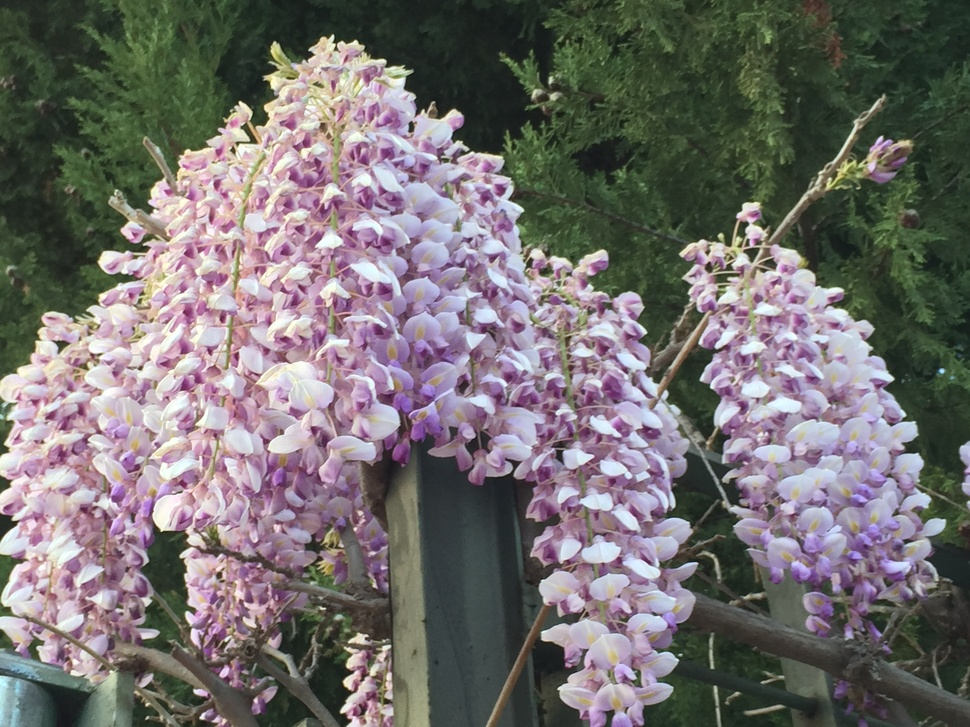
#> input picture image_postprocess/donors/iphone_hdr_YES.jpg, 970 x 727 px, shrunk from 3264 x 2448 before the run
$ python -i blend.py   (imports and definitions only)
#> lines starting #> are read from the running program, lines starting #| are printed output that depends on the picture; after the words box and inside, x2 and y2 are one past the last pixel; in counts of white or black regions, pixels touching at a corner belong together
import cv2
import numpy as np
from scipy.cluster.vq import kmeans2
from scipy.ndimage import distance_transform_edt, label
import os
from concurrent.futures import ThreadPoolExecutor, as_completed

# Main blending pipeline

def blend_colors(image: np.ndarray, tolerance: float = 10.0, min_region_size: int = 50,
                          max_kmeans_samples: int = 100000, n_jobs: int | None = None) -> np.ndarray:
    """
    Blend large color regions after edge-preserving smoothing in LAB space.
    n_jobs: number of worker threads (None -> os.cpu_count()).
    """
#> called with tolerance = 10, min_region_size = 50, max_kmeans_samples = 100000
    if not isinstance(image, np.ndarray) or image.dtype != np.uint8 or image.ndim != 3:
        raise ValueError("Input must be a 3D NumPy array with uint8 dtype (H, W, C)")

    height, width, channels = image.shape
#> height = 727; width = 970; channels = 3
    assert channels == 3

    smoothed_image = cv2.bilateralFilter(image, 9, 75, 75)
    lab_image = cv2.cvtColor(smoothed_image, cv2.COLOR_RGB2LAB)
#> lab_image: shape (727, 970, 3); mean of channels 0, 1, 2 117.7, 129.3, 129.6

    pixels = lab_image.reshape(-1, 3).astype(np.float32)
    n_pixels = pixels.shape[0]
#> n_pixels = 705190

    num_clusters = max(1, int(256 / tolerance))

    # Subsample for kmeans
    rng = np.random.default_rng(seed=12345)
    if n_pixels > max_kmeans_samples:
        sample_idx = rng.choice(n_pixels, size=max_kmeans_samples, replace=False)
    else:
        sample_idx = np.arange(n_pixels)
    sample_data = pixels[sample_idx]

    centroids, _ = kmeans2(sample_data, num_clusters, minit='points')
#> centroids = 25 rows, first 8: [225.5, 129.3, 126], [170.3, 141.7, 120.4], [76.59, 116.4, 141.2], [157.9, 143.1, 118.1], [145.3, 140.4, 124.9], [198.4, 136.2, 125.2], [112.4, 149.1, 115.9], [213, 132.5, 125.1]
    cluster_colors = cv2.cvtColor(
        np.clip(centroids, 0, 255).astype(np.uint8)[np.newaxis, :, :],
        cv2.COLOR_LAB2RGB,
    )[0]
#> cluster_colors = 25 rows, first 8: [221, 221, 227], [179, 155, 177], [58, 75, 50], [168, 140, 167], [154, 130, 144], [205, 187, 198], [129, 92, 126], [212, 205, 213]

    # Assign every pixel to nearest centroid in chunks (same as original)
    labels_all = np.empty(n_pixels, dtype=np.int32)
    chunk = 1_000_000
    for start in range(0, n_pixels, chunk):
        end = min(start + chunk, n_pixels)
        block = pixels[start:end]  # (M,3)
        a2 = np.sum(block * block, axis=1)[:, None]
        b2 = np.sum(centroids * centroids, axis=1)[None, :]
        ab = block.dot(centroids.T)
        d2 = a2 + b2 - 2 * ab
        labels_all[start:end] = np.argmin(d2, axis=1)

    label_map = labels_all.reshape(height, width)
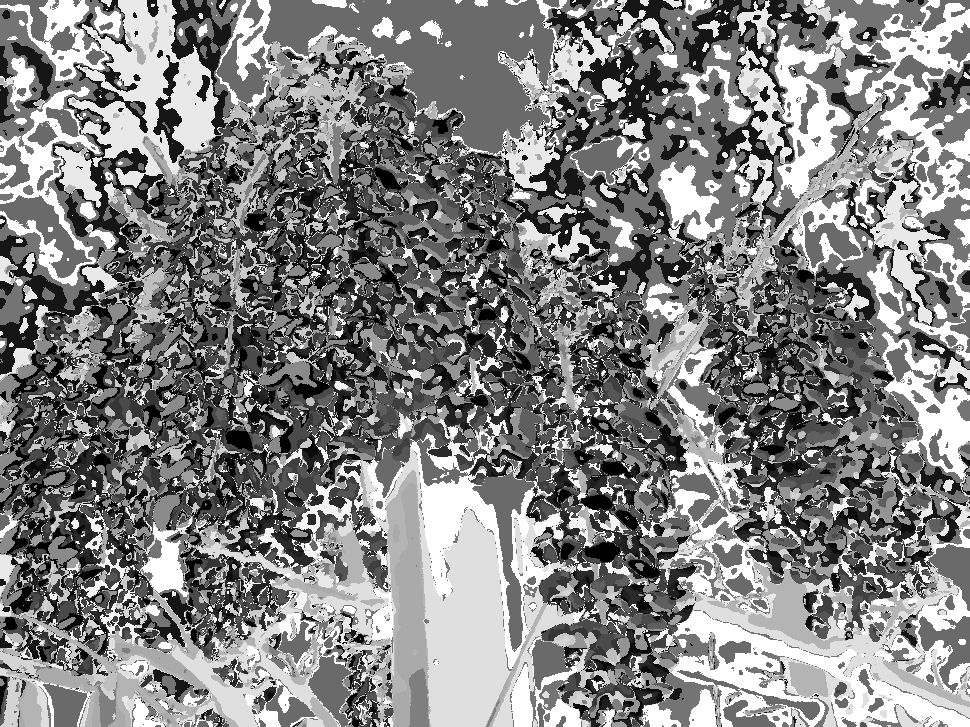
#> label_map: shape (727, 970) int32; min 0, max 24, mean 12.4; drawn with min black and max white
    output_image = image.copy()

    structure = np.ones((3, 3), dtype=np.int8)

    # Worker for a single cluster (runs in thread)
    def process_cluster(cluster_id: int):
#> called with cluster_id = 0
        cluster_mask = (label_map == cluster_id).astype(np.uint8)
#> cluster_mask: shape (727, 970); values 0 (black) and 1 (white), 3.5% white; 923 white regions (676 under 20 px), largest, box (x1, y1, x2, y2) and area: (10, 350, 64, 402) 579, (266, 363, 330, 400) 544, (583, 542, 620, 562) 483
        if cluster_mask.sum() == 0:
            return 0  # nothing done

        labeled_array, num_features = label(cluster_mask, structure=structure)
#> labeled_array: shape (727, 970) int32; 924 distinct labels, from 0 to 923
#> num_features = 923
        if num_features == 0:
            return 0

        counts = np.bincount(labeled_array.ravel())
#> counts = 924 values, max 680344 at index 0, min 1 at index 2, mean 763.2
        valid_ids = np.nonzero(counts >= min_region_size)[0]
#> valid_ids = 153 values from 0 to 922
        valid_ids = valid_ids[valid_ids != 0]
#> valid_ids = 152 values from 14 to 922
        if valid_ids.size == 0:
            return 0

        idx_list = valid_ids.tolist()
#> idx_list = 152 values from 14 to 922
        cluster_color = cluster_colors[cluster_id]
#> cluster_color = [221, 221, 227]
        for region_label in idx_list:
            mask = (labeled_array == int(region_label))
            output_image[mask] = cluster_color
#> this loop made 152 passes
#> region_label on passes 1 to 3: 14, 16, 24
#> pass 1, in process_cluster, `mask = (labeled_array == int(region_label))`:
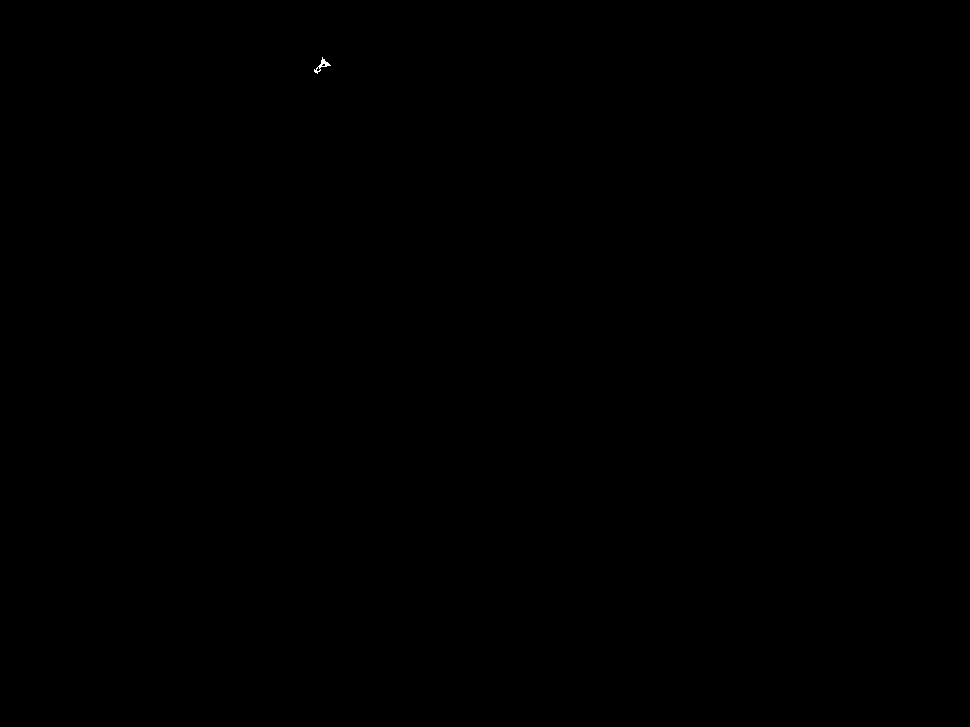
#> mask: shape (727, 970) bool; 0.01% white in thin lines or dots, all inside (x1, y1, x2, y2) = (314, 57, 331, 74)
#> after the loop: output_image: shape (727, 970, 3); mean R, G, B 115.1, 110.5, 110

        return 1  # done something

    # Run cluster processing in thread pool
    if n_jobs is None:
        n_jobs = os.cpu_count() or 1
    n_jobs = max(1, int(n_jobs))

    with ThreadPoolExecutor(max_workers=n_jobs) as ex:
        futures = [ex.submit(process_cluster, cid) for cid in range(num_clusters)]
#> in process_cluster (call 2), `cluster_mask = (label_map == cluster_id).astype(np.uint8)`: cluster_mask: shape (727, 970); values 0 (black) and 1 (white), 4.1% white in thin lines or dots
#> in process_cluster (call 2), `labeled_array, num_features = label(cluster_mask, structure=structure)`: labeled_array: shape (727, 970) int32; 2835 distinct labels, from 0 to 2834
#> the loop in process_cluster (call 2), `for region_label in idx_list:` made 147 passes
#> region_label on passes 2 to 13: 42, 46, 112, 131, 145, 154, 239, 251, 284, 298, 328, 349
#> after the loop in process_cluster (call 2), `for region_label in idx_list:`: output_image: shape (727, 970, 3); mean R, G, B 115.1, 110.5, 110
#> in process_cluster (call 3), `cluster_mask = (label_map == cluster_id).astype(np.uint8)`: cluster_mask: shape (727, 970); values 0 (black) and 1 (white), 6.7% white; 713 white regions (563 under 20 px), largest, box (x1, y1, x2, y2) and area: (578, 44, 694, 144) 3646, (0, 235, 105, 375) 3352, (55, 133, 164, 251) 2968
#> in process_cluster (call 3), `labeled_array, num_features = label(cluster_mask, structure=structure)`: labeled_array: shape (727, 970) int32; 714 distinct labels, from 0 to 713
#> after the loop in process_cluster (call 3), `for region_label in idx_list:`: output_image: shape (727, 970, 3); mean R, G, B 115, 110.5, 110
#> call 4 of process_cluster, with cluster_id = 3
#> in process_cluster (call 4), `cluster_mask = (label_map == cluster_id).astype(np.uint8)`: cluster_mask: shape (727, 970); values 0 (black) and 1 (white), 3.9% white; 3132 white regions (2826 under 20 px), largest, box (x1, y1, x2, y2) and area: (802, 525, 843, 567) 340, (851, 504, 901, 532) 329, (350, 284, 387, 316) 312
#> in process_cluster (call 4), `labeled_array, num_features = label(cluster_mask, structure=structure)`: labeled_array: shape (727, 970) int32; 3133 distinct labels, from 0 to 3132
#> in process_cluster (call 4), `labeled_array, num_features = label(cluster_mask, structure=structure)`: num_features = 3132
#> in process_cluster (call 4), `counts = np.bincount(labeled_array.ravel())`: counts = 3133 values, max 677844 at index 0, min 1 at index 1, mean 225.1
#> in process_cluster (call 4), `valid_ids = np.nonzero(counts >= min_region_size)[0]`: valid_ids = 138 values from 0 to 3094
#> in process_cluster (call 4), `valid_ids = valid_ids[valid_ids != 0]`: valid_ids = 137 values from 40 to 3094
#> in process_cluster (call 4), `cluster_color = cluster_colors[cluster_id]`: cluster_color = [168, 140, 167]
#> the loop in process_cluster (call 4), `for region_label in idx_list:` made 137 passes
#> region_label on passes 1 to 12: 40, 106, 140, 193, 231, 286, 316, 361, 363, 413, 417, 418
#> after the loop in process_cluster (call 4), `for region_label in idx_list:`:
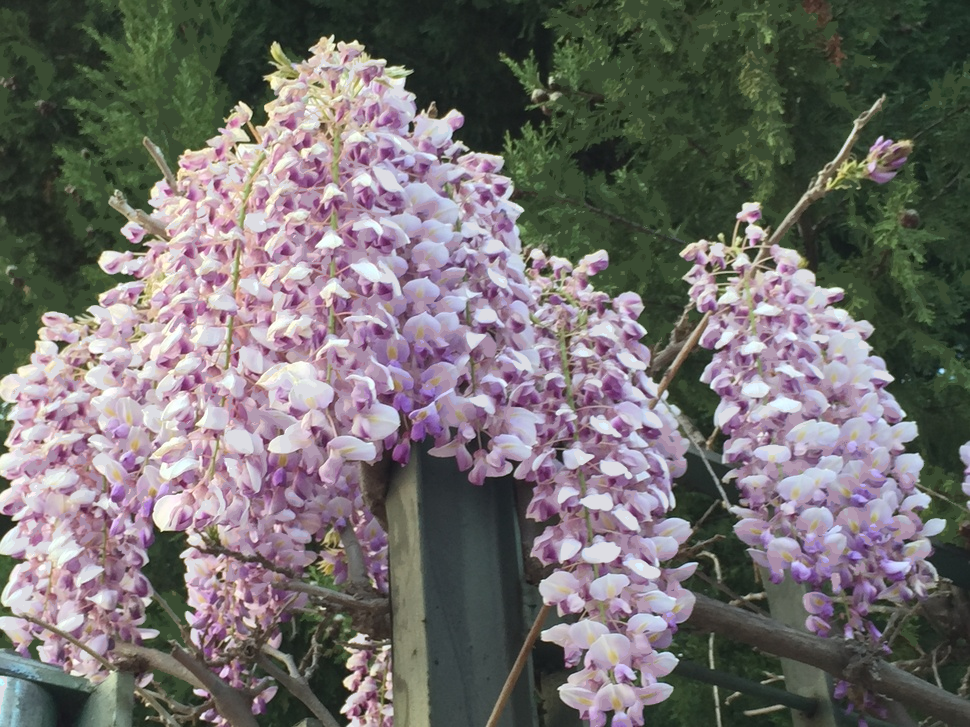
#> output_image: shape (727, 970, 3); mean R, G, B 115, 110.5, 109.9
#> in process_cluster (call 5), `cluster_mask = (label_map == cluster_id).astype(np.uint8)`: cluster_mask: shape (727, 970); values 0 (black) and 1 (white), 2.9% white; 2395 white regions (2132 under 20 px), largest, box (x1, y1, x2, y2) and area: (271, 530, 315, 567) 398, (75, 447, 97, 490) 333, (70, 517, 103, 547) 223
#> in process_cluster (call 5), `labeled_array, num_features = label(cluster_mask, structure=structure)`: labeled_array: shape (727, 970) int32; 2396 distinct labels, from 0 to 2395
#> after the loop in process_cluster (call 5), `for region_label in idx_list:`: output_image: shape (727, 970, 3); 1.28% of pixels changed, all inside (x1, y1, x2, y2) = (50, 166, 929, 708)
#> in process_cluster (call 6), `cluster_mask = (label_map == cluster_id).astype(np.uint8)`: cluster_mask: shape (727, 970); values 0 (black) and 1 (white), 3.2% white; 2122 white regions (1861 under 20 px), largest, box (x1, y1, x2, y2) and area: (107, 371, 143, 437) 416, (129, 390, 166, 424) 372, (24, 489, 70, 521) 350
#> in process_cluster (call 6), `labeled_array, num_features = label(cluster_mask, structure=structure)`:
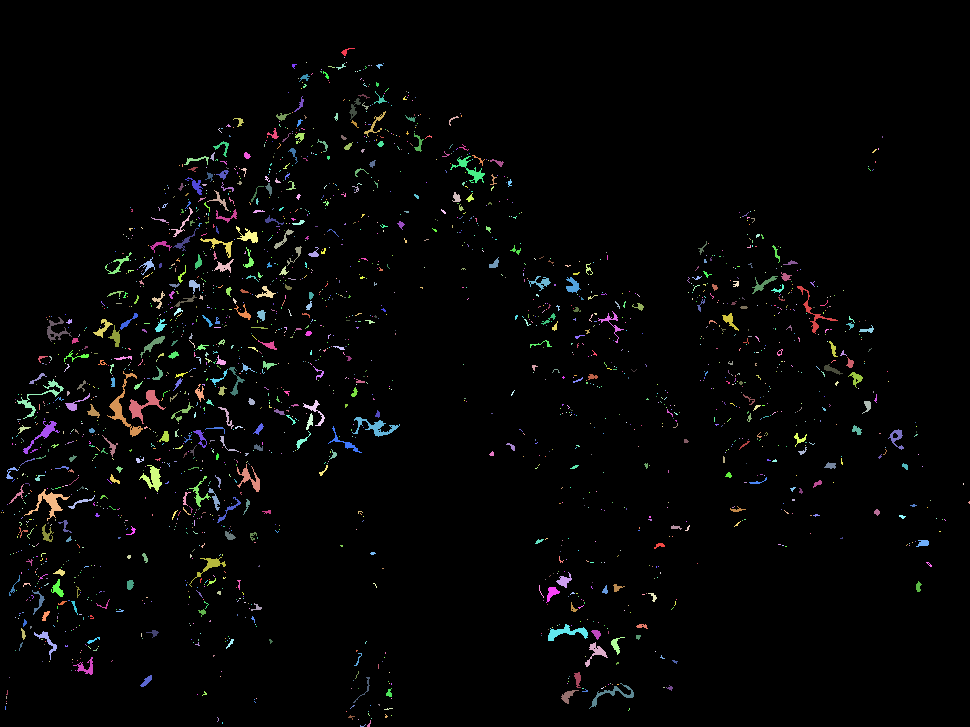
#> labeled_array: shape (727, 970) int32; 2123 distinct labels, from 0 to 2122; one colour per label, 0 black
#> in process_cluster (call 6), `labeled_array, num_features = label(cluster_mask, structure=structure)`: num_features = 2122
#> in process_cluster (call 6), `counts = np.bincount(labeled_array.ravel())`: counts = 2123 values, max 682938 at index 0, min 1 at index 2, mean 332.2
#> in process_cluster (call 6), `valid_ids = np.nonzero(counts >= min_region_size)[0]`: valid_ids = 107 values from 0 to 2095
#> in process_cluster (call 6), `valid_ids = valid_ids[valid_ids != 0]`: valid_ids = 106 values from 46 to 2095
#> in process_cluster (call 6), `cluster_color = cluster_colors[cluster_id]`: cluster_color = [205, 187, 198]
#> the loop in process_cluster (call 6), `for region_label in idx_list:` made 106 passes
#> region_label on passes 1 to 12: 46, 56, 58, 99, 101, 119, 156, 162, 193, 211, 249, 256
#> after the loop in process_cluster (call 6), `for region_label in idx_list:`: output_image: shape (727, 970, 3); mean R, G, B 115, 110.5, 110
#> in process_cluster (call 7), `cluster_mask = (label_map == cluster_id).astype(np.uint8)`: cluster_mask: shape (727, 970); values 0 (black) and 1 (white), 3.3% white; 1291 white regions (987 under 20 px), largest, box (x1, y1, x2, y2) and area: (283, 457, 319, 500) 515, (387, 378, 426, 412) 445, (397, 341, 425, 372) 340
#> in process_cluster (call 7), `labeled_array, num_features = label(cluster_mask, structure=structure)`:
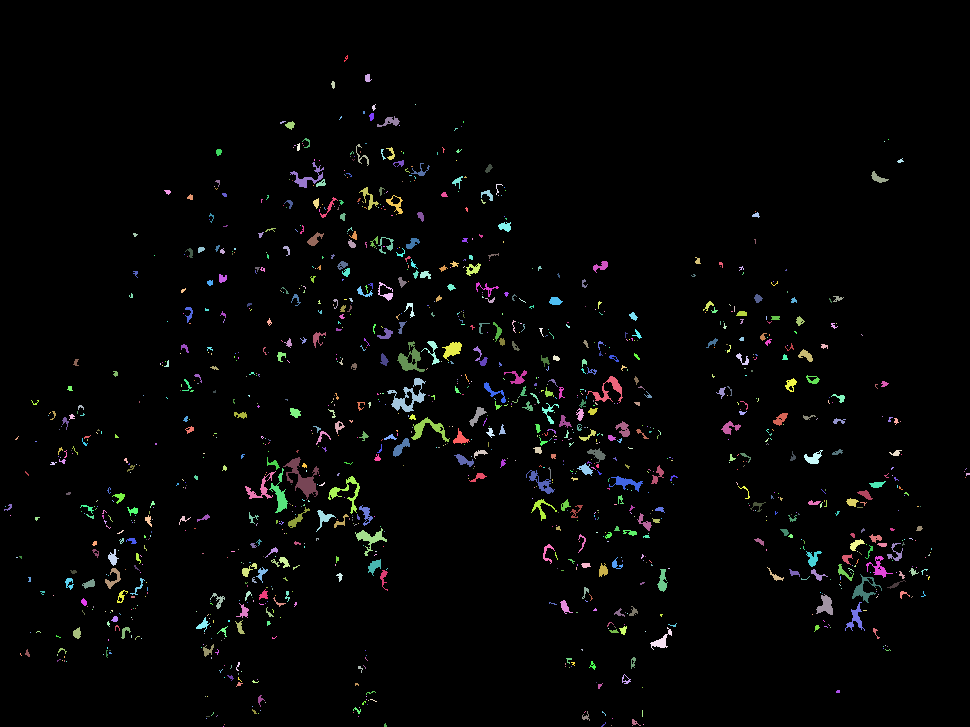
#> labeled_array: shape (727, 970) int32; 1292 distinct labels, from 0 to 1291; one colour per label, 0 black
#> in process_cluster (call 7), `labeled_array, num_features = label(cluster_mask, structure=structure)`: num_features = 1291
#> in process_cluster (call 7), `counts = np.bincount(labeled_array.ravel())`: counts = 1292 values, max 681944 at index 0, min 1 at index 5, mean 545.8
#> in process_cluster (call 7), `valid_ids = np.nonzero(counts >= min_region_size)[0]`: valid_ids = 128 values from 0 to 1202
#> in process_cluster (call 7), `valid_ids = valid_ids[valid_ids != 0]`: valid_ids = 127 values from 9 to 1202
#> in process_cluster (call 7), `cluster_color = cluster_colors[cluster_id]`: cluster_color = [129, 92, 126]
#> the loop in process_cluster (call 7), `for region_label in idx_list:` made 127 passes
#> region_label on passes 1 to 12: 9, 11, 22, 26, 44, 45, 50, 55, 68, 73, 82, 85
#> after the loop in process_cluster (call 7), `for region_label in idx_list:`: output_image: shape (727, 970, 3); mean R, G, B 115, 110.5, 110
#> in process_cluster (call 8), `cluster_mask = (label_map == cluster_id).astype(np.uint8)`:
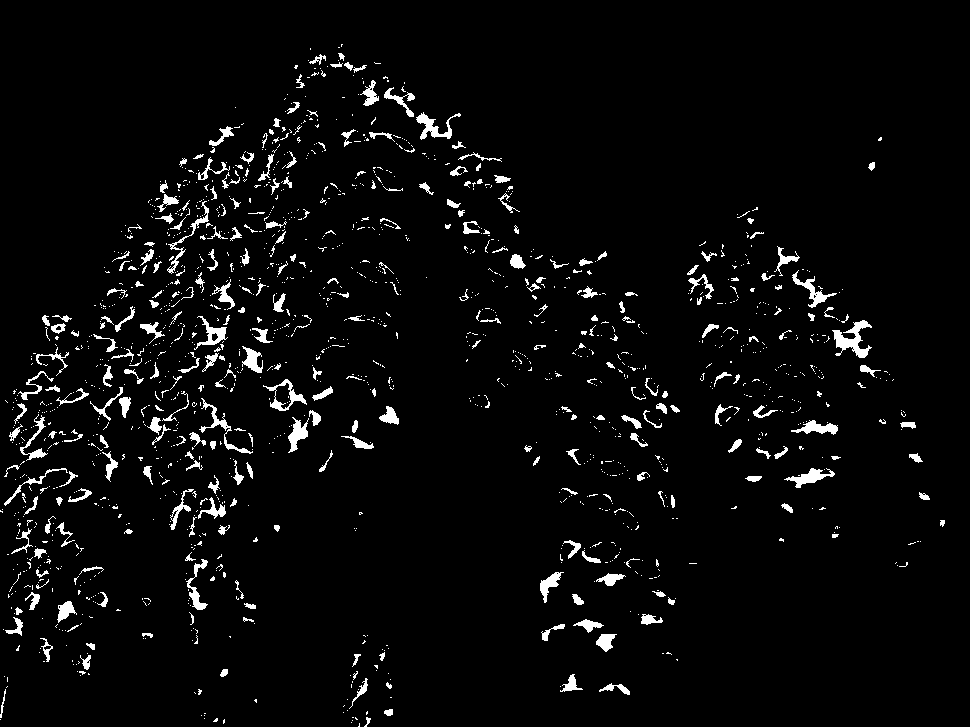
#> cluster_mask: shape (727, 970); values 0 (black) and 1 (white), 3.8% white; 1573 white regions (1276 under 20 px), largest, box (x1, y1, x2, y2) and area: (832, 320, 872, 358) 634, (416, 112, 461, 140) 422, (784, 468, 835, 488) 382
#> in process_cluster (call 8), `labeled_array, num_features = label(cluster_mask, structure=structure)`: num_features = 1573
#> in process_cluster (call 8), `counts = np.bincount(labeled_array.ravel())`: counts = 1574 values, max 678198 at index 0, min 1 at index 6, mean 448
#> in process_cluster (call 8), `valid_ids = np.nonzero(counts >= min_region_size)[0]`: valid_ids = 140 values from 0 to 1557
#> in process_cluster (call 8), `valid_ids = valid_ids[valid_ids != 0]`: valid_ids = 139 values from 5 to 1557
#> in process_cluster (call 8), `cluster_color = cluster_colors[cluster_id]`: cluster_color = [212, 205, 213]
#> the loop in process_cluster (call 8), `for region_label in idx_list:` made 139 passes
#> region_label on passes 1 to 12: 5, 23, 28, 34, 39, 53, 59, 61, 93, 95, 97, 101
        # optional: iterate to ensure completion
        for _ in as_completed(futures):
            pass

    # Fill untouched islands from their nearest blended pixel.
    changed_mask = np.any(output_image != image, axis=2)
    if not np.all(changed_mask) and changed_mask.any():
        _, indices = distance_transform_edt(~changed_mask, return_indices=True)
        nearest_y = indices[0][~changed_mask]
        nearest_x = indices[1][~changed_mask]
        output_image[~changed_mask] = output_image[nearest_y, nearest_x]

    return output_image

>>> import cv2
>>> picture = cv2.cvtColor(cv2.imread('../donors/iphone_hdr_YES.jpg'), cv2.COLOR_BGR2RGB)
>>> result = blend_colors(picture)
